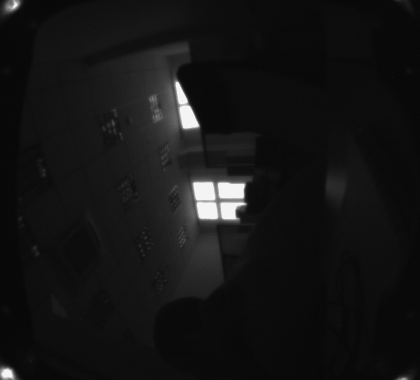
#> input picture 4 bulbs/bad_0.png, 420 x 380 px
$ jupyter execute main.ipynb
#> lines starting #> are read from the running program, lines starting #| are printed output that depends on the picture; after the words box and inside, x2 and y2 are one past the last pixel; in counts of white or black regions, pixels touching at a corner belong together
[cell 1]
import numpy as np
import cv2
import os
import itertools
import math
import matplotlib.pyplot as plt

[cell 2]
file_path = input('Поместите изображение в папку со скриптом и введите его полное имя, включая расширение:\n')
#> the answer given: bad_0.png

[cell 3]
try:
    img = cv2.imread(file_path)
#> img is the input picture: shape (380, 420, 3); min 7, max 244, mean 20.6
    img = cv2.cvtColor(img, cv2.COLOR_BGR2RGB)
except:
    print('Ошибка загрузки файла')
    quit()

[cell 4]
# функция, возвращающая контуры светлых участков (светодиодов) изображения

def get_contours(img):

    # Размытие для уменьшения шума
    blur = cv2.GaussianBlur(img, (5,5), 75)

    # Переведем изображение в градации серого
    gray = cv2.cvtColor(blur, cv2.COLOR_RGB2GRAY)

    # Зададим пороги для отбрасывания темных участков
    _, thresh = cv2.threshold(gray, 170, 255, cv2.THRESH_BINARY)

    # Находим контуры светлых объектов
    contours, hierarchy = cv2.findContours(thresh, mode=cv2.RETR_TREE, method=cv2.CHAIN_APPROX_SIMPLE)

    return contours

[cell 5]
# функция отрисовки контуров на изображении

def draw_contours(img):
    full = cv2.drawContours(img, get_contours(img), contourIdx = -1, color = (255, 0, 0), thickness = 1)
    plt.imshow(full)

[cell 6]
# функция нахождения центров масс контуров через моменты изображения

def find_contours_centers(contours):
    c = []
    for contour in contours:
        M = cv2.moments(contour)
        try:
            c.append( [int(M['m10'] / M['m00']), int(M['m01'] / M['m00'])] )
        except:
            pass
    return c

[cell 7]
# функция нахождения квадранта, в котором расположен светодиод
# 1,2,3,4 - соответственно номера квадрантов от 0 до 2pi
# 0 означает, что центр светодиода попал на границу квадрантов (ось х или ось у)

def quadrant_locate(coordinates):
    x = coordinates[0]
    y = coordinates[1]

    x_max = img.shape[1]
    y_max = img.shape[0]

    # ввод нового относительного центра координат, находящегося в центре изображения
    x_0 = x_max / 2
    y_0 = y_max / 2

    try:
        # квадрант определяется через тангенс угла наклона точки к относительному центру координат
        tan = (y - y_0) / (x - x_0)

        if tan > 0:
            if (x - x_0) > 0:
                return 1
            else:
                return 3
        elif tan < 0:
            if (x - x_0) > 0:
                return 4
            else:
                return 2
        else:
            # в этом случае точка лежит на границе квадрантов, на оси Х
            return 0

    # обработка исключения при возможном делении на ноль
    # в этом случае точка лежит на границе квадрантов, на оси У

    except:
        return 0

[cell 8]
# функция проверки нахождения каждого светодиода в соответствующем квадранте

def quadrants_check(quadrants):

    # проверка, что у нас 4 светодиода
    if len(quadrants) != 4:
        return False
    else:
        # проверка на наличие центра светодиода на оси Х или У
        if 0 in quadrants:
            return False
        else:
            # проверка уникальности каждого квадранта
            # 2 светодиода не могут находиться в одном квадранте
            if len(quadrants) != len(set(quadrants)):
                return False
            else:
                # проверка, что сумма квадрантов строго равна 10 (1+2+3+4 = 10)
                if sum(quadrants) != 10:
                    return False
                else:
                    return True

Найдем контуры, центры светодиодов и их квадранты.

[cell 9]
contours = get_contours(img)
#> in get_contours, `_, thresh = cv2.threshold(gray, 170, 255, cv2.THRESH_BINARY)`:
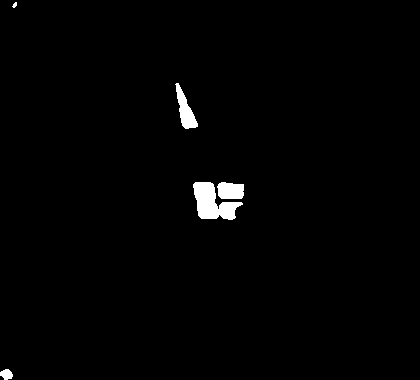
#> thresh: shape (380, 420); 1.3% white; 5 white regions (1 under 20 px)
#> in get_contours, `contours, hierarchy = cv2.findContours(thresh, mode=cv2.RETR_TREE, met..`: contours = 5 contours, 1 with area under 20; largest, box (x1, y1, x2, y2) and area: (193, 182, 243, 220) 970, (175, 83, 198, 129) 415, (217, 182, 244, 199) 362, (0, 369, 13, 380) 86

[cell 10]
draw_contours(img)

[cell 11]
centers = find_contours_centers(contours)
#> the loop in find_contours_centers, `for contour in contours:` made 5 passes
#> after the loop in find_contours_centers, `for contour in contours:`: c = [[6, 373], [230, 190], [211, 202], [185, 110], [14, 4]]
#> centers has the same summary as c in find_contours_centers

[cell 12]
quadrants = []
for quadrant in centers:
    quadrants.append(quadrant_locate(quadrant))
#> this loop made 5 passes
#> (x in quadrant_locate, y in quadrant_locate, tan in quadrant_locate) on passes 1 to 5: (6, 373, -0.897), (230, 190, 0), (211, 202, 12), (185, 110, 3.2), (14, 4, 0.949)
#> after the loop, quadrants = [2, 0, 1, 3, 3]

Между 4-мя точками существует 6 возможных сочетаний по формуле $$C^k_n= \frac {n!}{k!(n-k)!}$$ Найдем все сочетания.

[cell 13]
dots_combinations = np.array(list(itertools.combinations(centers, 2)))

Найдем все возможные длины между 4-мя точками.

[cell 14]
lengths = []
for _, dot_pair in enumerate(dots_combinations):

    # нахождение евклидова расстояния между точками
    l = np.linalg.norm(dot_pair[1] - dot_pair[0])
    lengths.append(round(l,3))
#> this loop made 10 passes
#> (dot_pair, l) on passes 1 to 10: ([[6, 373], [230, 190]], 289.2), ([[6, 373], [211, 202]], 267), ([[6, 373], [185, 110]], 318.1), ([[6, 373], [14, 4]], 369.1), ([[230, 190], [211, 202]], 22.47), ([[230, 190], [185, 110]], 91.79), ([[230, 190], [14, 4]], 285), ([[211, 202], [185, 110]], 95.6), ([[211, 202], [14, 4]], 279.3), ([[185, 110], [14, 4]], 201.2)
#> after the loop, lengths = [289.2, 267, 318.1, 369.1, 22.47, 91.79, 285, 95.6, 279.3, 201.2]

# отсортируем расстояния в порядке возрастания
lengths = sorted(lengths)
#> lengths = [22.47, 91.79, 95.6, 201.2, 267, 279.3, 285, 289.2, 318.1, 369.1]
lengths = np.array(lengths)

Согласно условия задачи необходимо учитывать, что относительное расположение светодиодов всегда постоянно: если поделить изображения на 4 равных прямоугольника, то в каждом из них должен быть отображен светодиод.

Постоянство относительного расположения светодиодов понимаю, как образование квадрата светодиодами. То есть мы получим 4 _приблизительно_ равных сторон квадрата и 2 _приблизительно_ равных диагонали. Чтобы проверить, что у нас _приблизительно_ квадрат, мы воспользуемся свойством квадрата $$d = \sqrt{2}a,$$
где d - диагональ,

а - сторона квадрата.

Найдем среднее значение среди четырех наименьших расстояний (это стороны квадрата). Затем найдем среднее из двух наибольших длин (это диагонали). Отношение между этими значениями должно быть в идеале $\sqrt{2}$.

[cell 15]
a = lengths[:4].mean()
#> a = 102.8
d = lengths[-2:].mean()
#> d = 343.6
distances_relation = abs((d - (2 ** 0.5) * a) / max(d, (2 ** 0.5) * a))
#> distances_relation = 0.577

Эмпирическим путем подобрали значение `relation` в 1% или 0,01. Будем использовать его в финальной проверке.

Найдем площади светодиодов. Далее найдем все возможные сочетания площадей для того, чтобы найти значение, при котором будем считать, что площади находятся в допустимом интервале.

[cell 16]
areas = []
for i in range(0, len(contours)):
    areas.append(cv2.contourArea(contours[i]))
#> this loop made 5 passes
#> after the loop, areas = [86, 362.5, 970, 415, 12]
areas_combinations = list(itertools.combinations(areas, 2))
#> areas_combinations = [(86, 362.5), (86, 970), (86, 415), (86, 12), (362.5, 970), (362.5, 415), (362.5, 12), (970, 415), (970, 12), (415, 12)]

Эмпирическим путем подобрали максимальное допустимое отношение площадей в 80% или 0.8. Это довольно таки много (площади могут отличаться в 4 раза), однако в тренировочной выборке есть изображение bad_3.png, в котором все светодиоды находятся каждый в своем квадранте и их центры примерно образуют квадрат, но площади отличаются в 25 раз.

[cell 17]
areas_relation = []
for _, area in enumerate(areas_combinations):

    # проверка равны ли два числа м/у собой с определенной погрешностью в % или долях
    d = math.isclose(area[0], area[1], rel_tol = 0.8)
    areas_relation.append(d)
#> this loop made 10 passes
#> after the loop, areas_relation = [True, False, True, False, True, True, False, True, False, False]

[cell 18]
check_areas = True
for i in areas_relation:
    check_areas *= i
#> this loop made 10 passes
#> (i, check_areas) on passes 2 to 10: (False, 0), (True, 0), (False, 0), (True, 0), (True, 0), (False, 0), (True, 0), (False, 0), (False, 0)
#> check_areas on pass 1: 1
#> after the loop, check_areas = 0

[cell 19]
def final_check(quadrants_check, distances_relation, check_areas):

    # проверка нахождения каждого светодиода в своем квадранте
    if quadrants_check == False:
        return 'Нет'
    else:

        # проверка отношения длин между точками
        # если расчетное значение отличается от имеющегося более, чем на 1%, то это не квадрат
        if distances_relation > 0.01:
            return 'Нет'
        else:

            # проверка, что ВСЕ площади не отличаются друг от друга более, чем в 5 раз
            if check_areas != 1:
                return 'Нет'
            else:

                return 'Да'

[cell 20]
# финальная проверка
print(final_check(quadrants_check(quadrants), distances_relation, check_areas))
#| Нет


$ run again, on 4 bulbs/bad_2.png
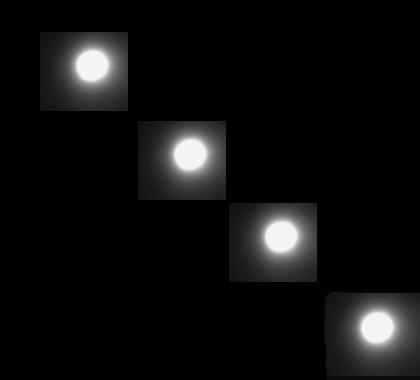
#> input picture 4 bulbs/bad_2.png, 420 x 380 px
#> img is the input picture: shape (380, 420, 3); min 0, max 245, mean 15
#> in get_contours, `_, thresh = cv2.threshold(gray, 170, 255, cv2.THRESH_BINARY)`:
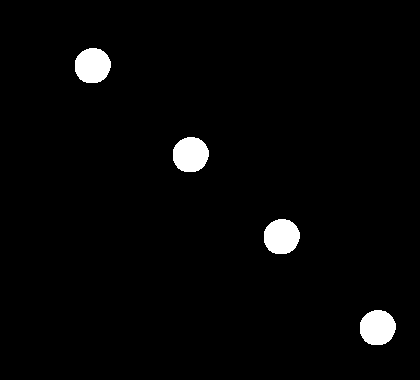
#> thresh: shape (380, 420); 2.5% white; 4 white regions
#> in get_contours, `contours, hierarchy = cv2.findContours(thresh, mode=cv2.RETR_TREE, met..`: contours = 4 contours; box (x1, y1, x2, y2) and area: (360, 310, 396, 345) 958, (264, 219, 300, 254) 958, (173, 137, 209, 172) 958, (75, 48, 111, 83) 958
#> the loop in find_contours_centers, `for contour in contours:` made 4 passes
#> after the loop in find_contours_centers, `for contour in contours:`: c = [[377, 327], [281, 236], [190, 154], [92, 65]]
#> the loop `for quadrant in centers:` made 4 passes
#> (x in quadrant_locate, y in quadrant_locate, tan in quadrant_locate) on passes 1 to 4: (377, 327, 0.82), (281, 236, 0.648), (190, 154, 1.8), (92, 65, 1.06)
#> after the loop `for quadrant in centers:`: quadrants = [1, 1, 3, 3]
#> the loop `for _, dot_pair in enumerate(dots_combinations):` made 6 passes
#> (dot_pair, l) on passes 1 to 6: ([[377, 327], [281, 236]], 132.3), ([[377, 327], [190, 154]], 254.8), ([[377, 327], [92, 65]], 387.1), ([[281, 236], [190, 154]], 122.5), ([[281, 236], [92, 65]], 254.9), ([[190, 154], [92, 65]], 132.4)
#> after the loop `for _, dot_pair in enumerate(dots_combinations):`: lengths = [132.3, 254.8, 387.1, 122.5, 254.9, 132.4]
#> `lengths = sorted(lengths)`: lengths = [122.5, 132.3, 132.4, 254.8, 254.9, 387.1]
#> a = 160.5
#> `d = lengths[-2:].mean()`: d = 321
#> distances_relation = 0.293
#> the loop `for i in range(0, len(contours)):` made 4 passes
#> after the loop `for i in range(0, len(contours)):`: areas = [958, 958, 958, 958]
#> areas_combinations = [(958, 958), (958, 958), (958, 958), (958, 958), (958, 958), (958, 958)]
#> the loop `for _, area in enumerate(areas_combinations):` made 6 passes
#> after the loop `for _, area in enumerate(areas_combinations):`: areas_relation = [True, True, True, True, True, True]
#> the loop `for i in areas_relation:` made 6 passes
#> after the loop `for i in areas_relation:`: check_areas = 1
#| Нет

$ run again, on 4 bulbs/bad_3.png
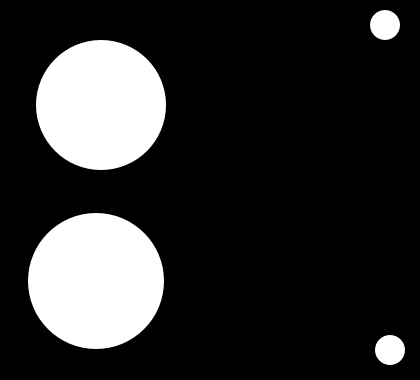
#> input picture 4 bulbs/bad_3.png, 420 x 380 px
#> img is the input picture: shape (380, 420, 3); min 0, max 255, mean 46.6
#> in get_contours, `blur = cv2.GaussianBlur(img, (5,5), 75)`:
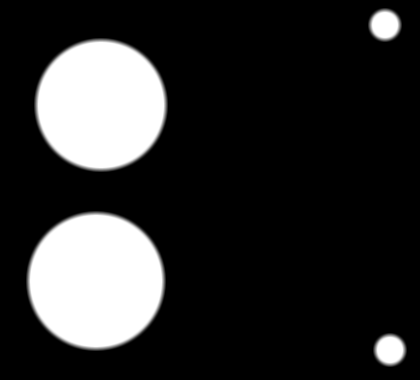
#> blur: shape (380, 420, 3); min 0, max 255, mean 46.6
#> in get_contours, `_, thresh = cv2.threshold(gray, 170, 255, cv2.THRESH_BINARY)`:
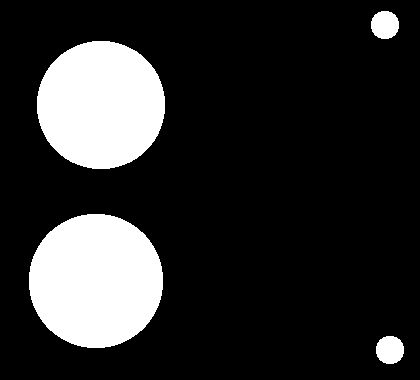
#> thresh: shape (380, 420); 17.8% white; 4 white regions
#> in get_contours, `contours, hierarchy = cv2.findContours(thresh, mode=cv2.RETR_TREE, met..`: contours = 4 contours; box (x1, y1, x2, y2) and area: (29, 214, 163, 348) 13992, (37, 41, 165, 169) 12741, (376, 336, 404, 364) 591, (371, 11, 399, 39) 591
#> the loop in find_contours_centers, `for contour in contours:` made 4 passes
#> after the loop in find_contours_centers, `for contour in contours:`: c = [[389, 349], [95, 280], [100, 104], [384, 24]]
#> the loop `for quadrant in centers:` made 4 passes
#> (x in quadrant_locate, y in quadrant_locate, tan in quadrant_locate) on passes 1 to 4: (389, 349, 0.888), (95, 280, -0.783), (100, 104, 0.782), (384, 24, -0.954)
#> after the loop `for quadrant in centers:`: quadrants = [1, 2, 3, 4]
#> the loop `for _, dot_pair in enumerate(dots_combinations):` made 6 passes
#> (dot_pair, l) on passes 1 to 6: ([[389, 349], [95, 280]], 302), ([[389, 349], [100, 104]], 378.9), ([[389, 349], [384, 24]], 325), ([[95, 280], [100, 104]], 176.1), ([[95, 280], [384, 24]], 386.1), ([[100, 104], [384, 24]], 295.1)
#> after the loop `for _, dot_pair in enumerate(dots_combinations):`: lengths = [302, 378.9, 325, 176.1, 386.1, 295.1]
#> `lengths = sorted(lengths)`: lengths = [176.1, 295.1, 302, 325, 378.9, 386.1]
#> a = 274.5
#> `d = lengths[-2:].mean()`: d = 382.5
#> distances_relation = 0.0149
#> the loop `for i in range(0, len(contours)):` made 4 passes
#> after the loop `for i in range(0, len(contours)):`: areas = [591, 13992, 12741, 591]
#> areas_combinations = [(591, 13992), (591, 12741), (591, 591), (13992, 12741), (13992, 591), (12741, 591)]
#> the loop `for _, area in enumerate(areas_combinations):` made 6 passes
#> after the loop `for _, area in enumerate(areas_combinations):`: areas_relation = [False, False, True, True, False, False]
#> the loop `for i in areas_relation:` made 6 passes
#> after the loop `for i in areas_relation:`: check_areas = 0
#| Нет

$ run again, on 4 bulbs/bad_5.png
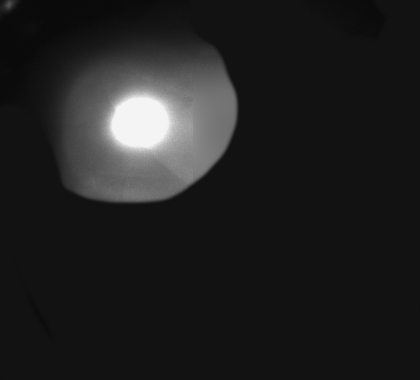
#> input picture 4 bulbs/bad_5.png, 420 x 380 px
#> img is the input picture: shape (380, 420, 3); min 9, max 244, mean 32.6
#> in get_contours, `_, thresh = cv2.threshold(gray, 170, 255, cv2.THRESH_BINARY)`:
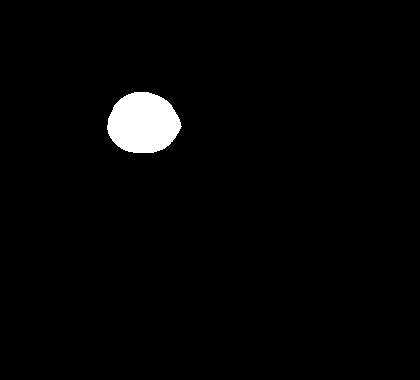
#> thresh: shape (380, 420); 2.2% white; 1 white region
#> in get_contours, `contours, hierarchy = cv2.findContours(thresh, mode=cv2.RETR_TREE, met..`: contours = 1 contour; box (x1, y1, x2, y2) and area: (107, 92, 182, 153) 3408
#> the loop in find_contours_centers, `for contour in contours:` made 1 pass
#> after the loop in find_contours_centers, `for contour in contours:`: c = [[142, 122]]
#> the loop `for quadrant in centers:` made 1 pass
#> (x in quadrant_locate, y in quadrant_locate, x_max in quadrant_locate, y_max in quadrant_locate, x_0 in quadrant_locate, y_0 in quadrant_locate, tan in quadrant_locate) on pass 1: (142, 122, 420, 380, 210, 190, 1)
#> after the loop `for quadrant in centers:`: quadrants = [3]
#> dots_combinations = empty array
#> after the loop `for _, dot_pair in enumerate(dots_combinations):`: lengths = []
#> `lengths = np.array(lengths)`: lengths = empty array
#> a = nan
#> the loop `for i in range(0, len(contours)):` made 1 pass
#> after the loop `for i in range(0, len(contours)):`: areas = [3407.5]
#> areas_combinations = []
#> after the loop `for i in areas_relation:`: check_areas = True
#| Нет
